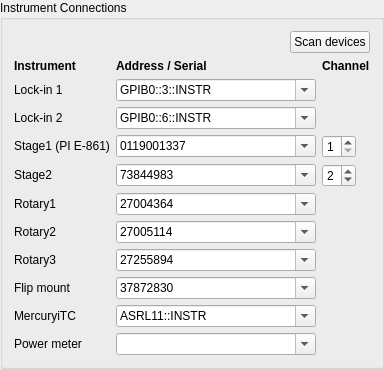
             <widget class="QGroupBox" name="connGroup">
              <property name="sizePolicy">
               <sizepolicy hsizetype="Preferred" vsizetype="Maximum">
                <horstretch>0</horstretch>
                <verstretch>0</verstretch>
               </sizepolicy>
              </property>
              <property name="title">
               <string>Instrument Connections</string>
              </property>
              <layout class="QGridLayout" name="connGrid" columnstretch="0,1,0">
               <item row="0" column="0" colspan="3" alignment="Qt::AlignmentFlag::AlignRight">
                <widget class="QPushButton" name="scanDevices">
                 <property name="sizePolicy">
                  <sizepolicy hsizetype="Fixed" vsizetype="Fixed">
                   <horstretch>0</horstretch>
                   <verstretch>0</verstretch>
                  </sizepolicy>
                 </property>
                 <property name="toolTip">
                  <string>&lt;html&gt;&lt;head/&gt;&lt;body&gt;&lt;p&gt;&lt;span style=&quot; font-weight:700;&quot;&gt;Scan devices&lt;/span&gt;&lt;/p&gt;&lt;p&gt;Lists the VISA resources (GPIB / serial / USB) and the Thorlabs Kinesis serial numbers currently visible to this PC, and offers them in the drop-down lists. The values already entered are kept.&lt;/p&gt;&lt;/body&gt;&lt;/html&gt;</string>
                 </property>
                 <property name="text">
                  <string>Scan devices</string>
                 </property>
                </widget>
               </item>
               <item row="1" column="0">
                <widget class="QLabel" name="connHead_0">
                 <property name="sizePolicy">
                  <sizepolicy hsizetype="Preferred" vsizetype="Fixed">
                   <horstretch>0</horstretch>
                   <verstretch>0</verstretch>
                  </sizepolicy>
                 </property>
                 <property name="font">
                  <font>
                   <bold>true</bold>
                  </font>
                 </property>
                 <property name="text">
                  <string>Instrument</string>
                 </property>
                 <property name="mytype" stdset="0">
                  <string>label</string>
                 </property>
                </widget>
               </item>
               <item row="1" column="1">
                <widget class="QLabel" name="connHead_1">
                 <property name="sizePolicy">
                  <sizepolicy hsizetype="Preferred" vsizetype="Fixed">
                   <horstretch>0</horstretch>
                   <verstretch>0</verstretch>
                  </sizepolicy>
                 </property>
                 <property name="font">
                  <font>
                   <bold>true</bold>
                  </font>
                 </property>
                 <property name="text">
                  <string>Address / Serial</string>
                 </property>
                 <property name="mytype" stdset="0">
                  <string>label</string>
                 </property>
                </widget>
               </item>
               <item row="1" column="2">
                <widget class="QLabel" name="connHead_2">
                 <property name="sizePolicy">
                  <sizepolicy hsizetype="Preferred" vsizetype="Fixed">
                   <horstretch>0</horstretch>
                   <verstretch>0</verstretch>
                  </sizepolicy>
                 </property>
                 <property name="font">
                  <font>
                   <bold>true</bold>
                  </font>
                 </property>
                 <property name="text">
                  <string>Channel</string>
                 </property>
                 <property name="mytype" stdset="0">
                  <string>label</string>
                 </property>
                </widget>
               </item>
               <item row="2" column="0">
                <widget class="QLabel" name="connLabel_Lockin1">
                 <property name="sizePolicy">
                  <sizepolicy hsizetype="Preferred" vsizetype="Fixed">
                   <horstretch>0</horstretch>
                   <verstretch>0</verstretch>
                  </sizepolicy>
                 </property>
                 <property name="text">
                  <string>Lock-in 1</string>
                 </property>
                 <property name="mytype" stdset="0">
                  <string>label</string>
                 </property>
                </widget>
               </item>
               <item row="2" column="1">
                <widget class="QComboBox" name="Lockin1_res">
                 <property name="sizePolicy">
                  <sizepolicy hsizetype="Expanding" vsizetype="Fixed">
                   <horstretch>0</horstretch>
                   <verstretch>0</verstretch>
                  </sizepolicy>
                 </property>
                 <property name="minimumSize">
                  <size>
                   <width>200</width>
                   <height>0</height>
                  </size>
                 </property>
                 <property name="toolTip">
                  <string>VISA resource of Lock-in 1 (SR830), e.g. GPIB0::2::INSTR. Pick from the list after Scan devices, or type it in.</string>
                 </property>
                 <property name="editable">
                  <bool>true</bool>
                 </property>
                 <item>
                  <property name="text">
                   <string>GPIB0::3::INSTR</string>
                  </property>
                 </item>
                </widget>
               </item>
               <item row="3" column="0">
                <widget class="QLabel" name="connLabel_Lockin2">
                 <property name="sizePolicy">
                  <sizepolicy hsizetype="Preferred" vsizetype="Fixed">
                   <horstretch>0</horstretch>
                   <verstretch>0</verstretch>
                  </sizepolicy>
                 </property>
                 <property name="text">
                  <string>Lock-in 2</string>
                 </property>
                 <property name="mytype" stdset="0">
                  <string>label</string>
                 </property>
                </widget>
               </item>
               <item row="3" column="1">
                <widget class="QComboBox" name="Lockin2_res">
                 <property name="sizePolicy">
                  <sizepolicy hsizetype="Expanding" vsizetype="Fixed">
                   <horstretch>0</horstretch>
                   <verstretch>0</verstretch>
                  </sizepolicy>
                 </property>
                 <property name="minimumSize">
                  <size>
                   <width>200</width>
                   <height>0</height>
                  </size>
                 </property>
                 <property name="toolTip">
                  <string>VISA resource of Lock-in 2 (SR830), e.g. GPIB0::3::INSTR. Pick from the list after Scan devices, or type it in.</string>
                 </property>
                 <property name="editable">
                  <bool>true</bool>
                 </property>
                 <item>
                  <property name="text">
                   <string>GPIB0::6::INSTR</string>
                  </property>
                 </item>
                </widget>
               </item>
               <item row="4" column="0">
                <widget class="QLabel" name="connLabel_Stage1">
                 <property name="sizePolicy">
                  <sizepolicy hsizetype="Preferred" vsizetype="Fixed">
                   <horstretch>0</horstretch>
                   <verstretch>0</verstretch>
                  </sizepolicy>
                 </property>
                 <property name="text">
                  <string>Stage1 (PI E-861)</string>
                 </property>
                 <property name="mytype" stdset="0">
                  <string>label</string>
                 </property>
                </widget>
               </item>
               <item row="4" column="1">
                <widget class="QComboBox" name="Stage1_res">
                 <property name="sizePolicy">
                  <sizepolicy hsizetype="Expanding" vsizetype="Fixed">
                   <horstretch>0</horstretch>
                   <verstretch>0</verstretch>
                  </sizepolicy>
                 </property>
                 <property name="minimumSize">
                  <size>
                   <width>200</width>
                   <height>0</height>
                  </size>
                 </property>
                 <property name="toolTip">
                  <string>Serial number of the PI E-861 controller that drives Stage1 (printed on the case). Not listed by Scan devices - type it in.</string>
                 </property>
                 <property name="editable">
                  <bool>true</bool>
                 </property>
                 <item>
                  <property name="text">
                   <string>0119001337</string>
                  </property>
                 </item>
                </widget>
               </item>
               <item row="4" column="2">
                <widget class="QSpinBox" name="Stage1_ch">
                 <property name="sizePolicy">
                  <sizepolicy hsizetype="Fixed" vsizetype="Fixed">
                   <horstretch>0</horstretch>
                   <verstretch>0</verstretch>
                  </sizepolicy>
                 </property>
                 <property name="toolTip">
                  <string>GCS axis ID of the stage on the E-861.</string>
                 </property>
                 <property name="minimum">
                  <number>1</number>
                 </property>
                 <property name="maximum">
                  <number>4</number>
                 </property>
                 <property name="value">
                  <number>1</number>
                 </property>
                </widget>
               </item>
               <item row="5" column="0">
                <widget class="QLabel" name="connLabel_Stage2">
                 <property name="sizePolicy">
                  <sizepolicy hsizetype="Preferred" vsizetype="Fixed">
                   <horstretch>0</horstretch>
                   <verstretch>0</verstretch>
                  </sizepolicy>
                 </property>
                 <property name="text">
                  <string>Stage2</string>
                 </property>
                 <property name="mytype" stdset="0">
                  <string>label</string>
                 </property>
                </widget>
               </item>
               <item row="5" column="1">
                <widget class="QComboBox" name="Stage2_res">
                 <property name="sizePolicy">
                  <sizepolicy hsizetype="Expanding" vsizetype="Fixed">
                   <horstretch>0</horstretch>
                   <verstretch>0</verstretch>
                  </sizepolicy>
                 </property>
                 <property name="minimumSize">
                  <size>
                   <width>200</width>
                   <height>0</height>
                  </size>
                 </property>
                 <property name="toolTip">
                  <string>Kinesis serial number of the Stage2 controller (BBD202). Pick from the list after Scan devices, or type it in.</string>
                 </property>
                 <property name="editable">
                  <bool>true</bool>
                 </property>
                 <item>
                  <property name="text">
                   <string>73844983</string>
                  </property>
                 </item>
                </widget>
               </item>
               <item row="5" column="2">
                <widget class="QSpinBox" name="Stage2_ch">
                 <property name="sizePolicy">
                  <sizepolicy hsizetype="Fixed" vsizetype="Fixed">
                   <horstretch>0</horstretch>
                   <verstretch>0</verstretch>
                  </sizepolicy>
                 </property>
                 <property name="toolTip">
                  <string>Controller channel of this axis.</string>
                 </property>
                 <property name="minimum">
                  <number>1</number>
                 </property>
                 <property name="maximum">
                  <number>4</number>
                 </property>
                 <property name="value">
                  <number>2</number>
                 </property>
                </widget>
               </item>
               <item row="6" column="0">
                <widget class="QLabel" name="connLabel_Rot1">
                 <property name="sizePolicy">
                  <sizepolicy hsizetype="Preferred" vsizetype="Fixed">
                   <horstretch>0</horstretch>
                   <verstretch>0</verstretch>
                  </sizepolicy>
                 </property>
                 <property name="text">
                  <string>Rotary1</string>
                 </property>
                 <property name="mytype" stdset="0">
                  <string>label</string>
                 </property>
                </widget>
               </item>
               <item row="6" column="1">
                <widget class="QComboBox" name="Rot1_res">
                 <property name="sizePolicy">
                  <sizepolicy hsizetype="Expanding" vsizetype="Fixed">
                   <horstretch>0</horstretch>
                   <verstretch>0</verstretch>
                  </sizepolicy>
                 </property>
                 <property name="minimumSize">
                  <size>
                   <width>200</width>
                   <height>0</height>
                  </size>
                 </property>
                 <property name="toolTip">
                  <string>Kinesis serial number of the Rotary1 controller. Pick from the list after Scan devices, or type it in.</string>
                 </property>
                 <property name="editable">
                  <bool>true</bool>
                 </property>
                 <item>
                  <property name="text">
                   <string>27004364</string>
                  </property>
                 </item>
                </widget>
               </item>
               <item row="7" column="0">
                <widget class="QLabel" name="connLabel_Rot2">
                 <property name="sizePolicy">
                  <sizepolicy hsizetype="Preferred" vsizetype="Fixed">
                   <horstretch>0</horstretch>
                   <verstretch>0</verstretch>
                  </sizepolicy>
                 </property>
                 <property name="text">
                  <string>Rotary2</string>
                 </property>
                 <property name="mytype" stdset="0">
                  <string>label</string>
                 </property>
                </widget>
               </item>
               <item row="7" column="1">
                <widget class="QComboBox" name="Rot2_res">
                 <property name="sizePolicy">
                  <sizepolicy hsizetype="Expanding" vsizetype="Fixed">
                   <horstretch>0</horstretch>
                   <verstretch>0</verstretch>
                  </sizepolicy>
                 </property>
                 <property name="minimumSize">
                  <size>
                   <width>200</width>
                   <height>0</height>
                  </size>
                 </property>
                 <property name="toolTip">
                  <string>Kinesis serial number of the Rotary2 controller. Pick from the list after Scan devices, or type it in.</string>
                 </property>
                 <property name="editable">
                  <bool>true</bool>
                 </property>
                 <item>
                  <property name="text">
                   <string>27005114</string>
                  </property>
                 </item>
                </widget>
               </item>
               <item row="8" column="0">
                <widget class="QLabel" name="connLabel_Rot3">
                 <property name="sizePolicy">
                  <sizepolicy hsizetype="Preferred" vsizetype="Fixed">
                   <horstretch>0</horstretch>
                   <verstretch>0</verstretch>
                  </sizepolicy>
                 </property>
                 <property name="text">
                  <string>Rotary3</string>
                 </property>
                 <property name="mytype" stdset="0">
                  <string>label</string>
                 </property>
                </widget>
               </item>
               <item row="8" column="1">
                <widget class="QComboBox" name="Rot3_res">
                 <property name="sizePolicy">
                  <sizepolicy hsizetype="Expanding" vsizetype="Fixed">
                   <horstretch>0</horstretch>
                   <verstretch>0</verstretch>
                  </sizepolicy>
                 </property>
                 <property name="minimumSize">
                  <size>
                   <width>200</width>
                   <height>0</height>
                  </size>
                 </property>
                 <property name="toolTip">
                  <string>Kinesis serial number of the Rotary3 controller. Pick from the list after Scan devices, or type it in.</string>
                 </property>
                 <property name="editable">
                  <bool>true</bool>
                 </property>
                 <item>
                  <property name="text">
                   <string>27255894</string>
                  </property>
                 </item>
                </widget>
               </item>
               <item row="9" column="0">
                <widget class="QLabel" name="connLabel_FM">
                 <property name="sizePolicy">
                  <sizepolicy hsizetype="Preferred" vsizetype="Fixed">
                   <horstretch>0</horstretch>
                   <verstretch>0</verstretch>
                  </sizepolicy>
                 </property>
                 <property name="text">
                  <string>Flip mount</string>
                 </property>
                 <property name="mytype" stdset="0">
                  <string>label</string>
                 </property>
                </widget>
               </item>
               <item row="9" column="1">
                <widget class="QComboBox" name="FM_res">
                 <property name="sizePolicy">
                  <sizepolicy hsizetype="Expanding" vsizetype="Fixed">
                   <horstretch>0</horstretch>
                   <verstretch>0</verstretch>
                  </sizepolicy>
                 </property>
                 <property name="minimumSize">
                  <size>
                   <width>200</width>
                   <height>0</height>
                  </size>
                 </property>
                 <property name="toolTip">
                  <string>Kinesis serial number of the flip mount (MFF). Pick from the list after Scan devices, or type it in.</string>
                 </property>
                 <property name="editable">
                  <bool>true</bool>
                 </property>
                 <item>
                  <property name="text">
                   <string>37872830</string>
                  </property>
                 </item>
                </widget>
               </item>
               <item row="10" column="0">
                <widget class="QLabel" name="connLabel_iTC">
                 <property name="sizePolicy">
                  <sizepolicy hsizetype="Preferred" vsizetype="Fixed">
                   <horstretch>0</horstretch>
                   <verstretch>0</verstretch>
                  </sizepolicy>
                 </property>
                 <property name="text">
                  <string>MercuryiTC</string>
                 </property>
                 <property name="mytype" stdset="0">
                  <string>label</string>
                 </property>
                </widget>
               </item>
               <item row="10" column="1">
                <widget class="QComboBox" name="iTC_res">
                 <property name="sizePolicy">
                  <sizepolicy hsizetype="Expanding" vsizetype="Fixed">
                   <horstretch>0</horstretch>
                   <verstretch>0</verstretch>
                  </sizepolicy>
                 </property>
                 <property name="minimumSize">
                  <size>
                   <width>200</width>
                   <height>0</height>
                  </size>
                 </property>
                 <property name="toolTip">
                  <string>VISA resource of the MercuryiTC temperature controller, e.g. ASRL11::INSTR (serial port COM11). Pick from the list after Scan devices, or type it in.</string>
                 </property>
                 <property name="editable">
                  <bool>true</bool>
                 </property>
                 <item>
                  <property name="text">
                   <string>ASRL11::INSTR</string>
                  </property>
                 </item>
                </widget>
               </item>
               <item row="11" column="0">
                <widget class="QLabel" name="connLabel_PM">
                 <property name="sizePolicy">
                  <sizepolicy hsizetype="Preferred" vsizetype="Fixed">
                   <horstretch>0</horstretch>
                   <verstretch>0</verstretch>
                  </sizepolicy>
                 </property>
                 <property name="text">
                  <string>Power meter</string>
                 </property>
                 <property name="mytype" stdset="0">
                  <string>label</string>
                 </property>
                </widget>
               </item>
               <item row="11" column="1">
                <widget class="QComboBox" name="PM_res">
                 <property name="sizePolicy">
                  <sizepolicy hsizetype="Expanding" vsizetype="Fixed">
                   <horstretch>0</horstretch>
                   <verstretch>0</verstretch>
                  </sizepolicy>
                 </property>
                 <property name="minimumSize">
                  <size>
                   <width>200</width>
                   <height>0</height>
                  </size>
                 </property>
                 <property name="toolTip">
                  <string>VISA resource of the PM100D power meter (reserved - the power meter is not used by the program yet). Pick from the list after Scan devices, or type it in.</string>
                 </property>
                 <property name="editable">
                  <bool>true</bool>
                 </property>
                </widget>
               </item>
              </layout>
             </widget>
